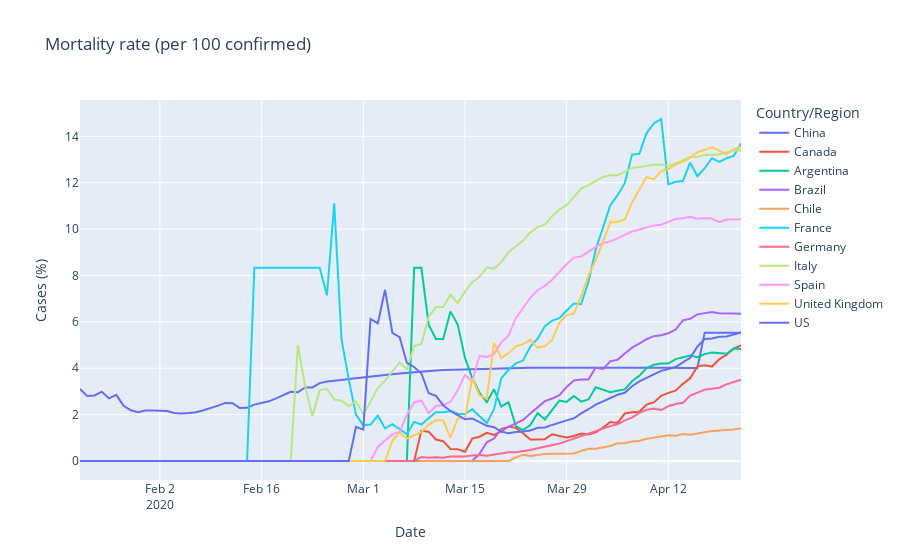

This figure's notebook cell:
### Code cell
time = death_rate.index[-1]
meta = prepare_metadata('Mortality')
#meta_to_html(meta)
#death_rate.plot(title = title)
#plot_with_plotly(death_rate,meta)
timeseries_with_plotly(death_rate,meta)
